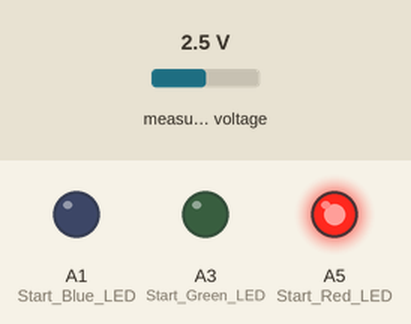
The sketch below on a simulated Arduino Uno, built with avr-gcc and run on an emulated ATmega328P. Parts: output pins drawn as LEDs (lit = HIGH). Wiring (inferred from the names in the program): MCP3208 converter: CS pin 10. The test bench sets the inputs (shaded band); at power-on: measured voltage 2.5 V. Pins used as bus, display or sensor lines are not drawn; what the sketch prints to the serial monitor is not drawn.

Above: at 1.2 s.
1.3 s: measured voltage set to 2.3 V
At 1.7 s:
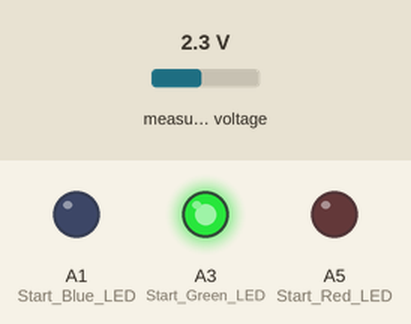
3.0 s: measured voltage set to 0.5 V
6.0 s: measured voltage set to 0.2 V
At 6.8 s:
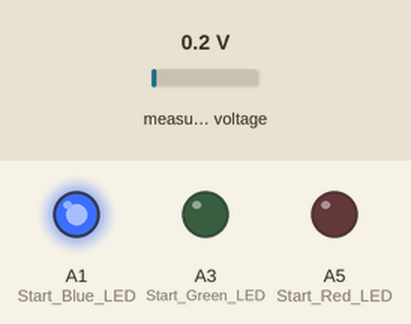
7.7 s: measured voltage set to 4.9 V
At 9.0 s:
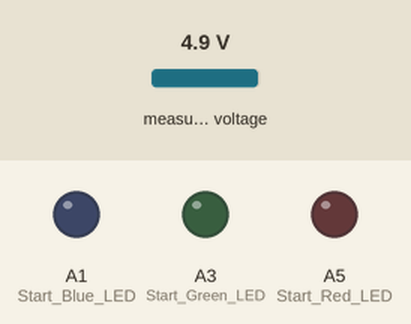
Timing chart, 0 to 10.5 s (numbered marks = the images above; inputs shaded):
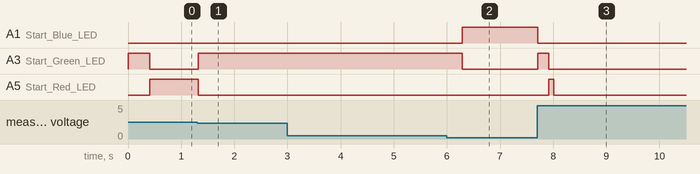

The sketch:

MCP3208_LM35DZ.ino
```cpp
#include <SPI.h>
#include <Wire.h>
#define _CS_PIN_ 10 //Pin 10 defined as the CS Pin.

int DevMode = 1;

const int numReadings = 5;

int readings[numReadings];      // the readings from the analog input
int readIndex = 0;              // the index of the current reading
int total = 0;                  // the running total
int average = 0;                // the average

int lowestLED = 0;              // temps low-lowest light up blue LED
int lowLED = 10;
int mediumLED = 10.000001;      // temps medium-mediumest light up green LED
int mediumestLED = 61;
int highLED = 61.000001;        // temps high-highest light up red LED
int highestLED = 75;
String LED = "Blue";


void setup()
{
  Serial.begin(9600); //Initalize the Serial Port to print the Analog Readings from MCP3208 onto the Terminal.

  pinMode(_CS_PIN_,OUTPUT); //Pin 10 acting as OUTPUT as CS is a OUTPUT Pin.
  digitalWrite(_CS_PIN_,HIGH);
  SPI.begin(); //Intialize SPI PORT
  SPI.setClockDivider(SPI_CLOCK_DIV2);

  for (int thisReading = 0; thisReading < numReadings; thisReading++) {
    readings[thisReading] = 0;  // initialize all the readings to 0
  }
  pinMode(A1, OUTPUT);          //Start Blue LED
  pinMode(A3, OUTPUT);          //Start Green LED
  pinMode(A5, OUTPUT);          //Start Red LED
}

void loop()
{
     int rawValue = readADC(0);            // subtract the last reading
     total = total - readings[readIndex];  // read from the sensor
     readings[readIndex] = rawValue;       // add the reading to the total
     total = total + readings[readIndex];  // advance to the next position in the array
     readIndex = readIndex + 1;            // if we're at the end of the array...
     if (readIndex >= numReadings) {       // ...wrap around to the beginning:
       readIndex = 0;
     }
     average = total / numReadings;        // calculate the average

     float volt = (average * 1.250) / 4.096; //4096 / 1000 for mV
     float temp = (((volt - 56.15) * 61.2) / 632.49) + 6.3;

  if (DevMode == 0) {
     Serial.print("Temperature: ");
     Serial.print(temp, 1);
     Serial.print(" °C  ");
     Serial.print("Voltage: ");
     Serial.print(volt, 1);
     Serial.print(" mV  ");
     Serial.print(rawValue - average);
     Serial.print("              \r");
  }  else {
     Serial.print("20.8"); //temp, 2
     Serial.print(" °C  ");
     Serial.print(volt, 2);
     Serial.print(" mV  ");
     Serial.print(LED+"  ");
     Serial.print(rawValue);
     Serial.print(" RV  ");
     Serial.print(average);
     Serial.print(" AV  ");
     Serial.print(rawValue - average);
     Serial.print(" Diff   \r");
  }
  if (temp >= lowestLED and temp <= lowLED) {                              //turns on the appropriate LED
    digitalWrite(A1, HIGH);
    digitalWrite(A3, LOW);
    digitalWrite(A5, LOW);
    LED = "Blue";
  } else if (temp >= mediumLED and temp <= mediumestLED) {
    digitalWrite(A3, HIGH);
    digitalWrite(A1, LOW);
    digitalWrite(A5, LOW);
    LED = "Green";
  } else if (temp >= highLED and temp <= highestLED) {
    digitalWrite(A5, HIGH);
    digitalWrite(A1, LOW);
    digitalWrite(A3, LOW);
    LED = "Red";
  } else {
    digitalWrite(A1, LOW);
    digitalWrite(A3, LOW);
    digitalWrite(A5, LOW);
    LED = "None";
  }
     delay(100); //Delay
}

uint16_t readADC(int channel)
{
  uint16_t output;
  byte channelBits = channel<<6;

 //if(channel>3)

  //Select ADC
  digitalWrite(_CS_PIN_, LOW); //Select the Connected MCP3208 by pulling _CS_PIN_ LOW.
  if(channel>3)
    SPI.transfer(B00000111); //Defines Single mode of Operation for the ADC. D2=1 Start Bit. D1=1 Sinfgle Ended Mode D0=0 For Channel 0-3. 1 For Channel 4-7
  else
    SPI.transfer(B00000110);

  byte msb = SPI.transfer(channelBits); //Transfers 2nd Byte from MCU to MCP3208 which returns  MSB of the read data.
  byte lsb = SPI.transfer(0x00);//Transfers 3rd Byte from MCU to MCP3208 which returns  LSB of the read data.

  digitalWrite(_CS_PIN_,HIGH); //Deselect the Connected MCP3208 by pulling _CS_PIN_ HIGH.


  msb = msb & B00001111; // Make all 4 Higher bits of the MSB 0 as 12 Bit Resolution is provided by MCP3208

  output = msb<<8 | lsb; //Combine MSB with LSB to form the 12 Bit Analog read  Value.

  return output; //Output Value
}
```

Measured:
- the behaviour switches between 2.5 and 2.4 V on measured voltage (found by bisection; images 0 and 1)
- the behaviour switches between 0.4 and 0.3 V on measured voltage (found by bisection; images 1 and 2)
- after the input at 1.3 s, A3 (Start_Green_LED): LOW → HIGH at once; A5 (Start_Red_LED): HIGH → LOW at once
- after the input at 3.0 s, every drawn part: stays the same
- after the input at 6.0 s, A1 (Start_Blue_LED): LOW → HIGH after 0.29 s; A3 (Start_Green_LED): HIGH → LOW after 0.29 s
- after the input at 7.7 s, A1 (Start_Blue_LED): HIGH → LOW at once; A3 (Start_Green_LED): LOW → HIGH at once, → LOW 0.20 s later; A5 (Start_Red_LED): LOW → HIGH after 0.21 s, → LOW 0.10 s later
